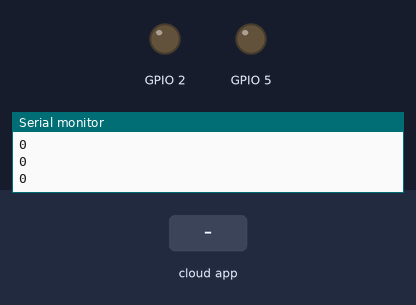
Recording of a sketch running on a simulated ESP8266 (NodeMCU). Parts: output pins drawn as LEDs (lit = HIGH), the last lines printed to the serial monitor. The inputs (shaded band) are chosen by the test bench. WiFi joins after 1.5 s; servers stay silent unless stated; the Firebase database answers and starts empty.

Above: at 2.7 s.
2.8 s: the phone or cloud app sets L1 to 1
At 3.7 s:
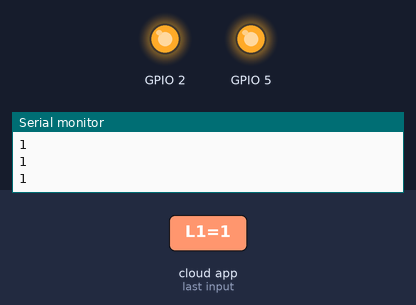
4.5 s: the phone or cloud app sets L1 to 0
At 4.58 s:
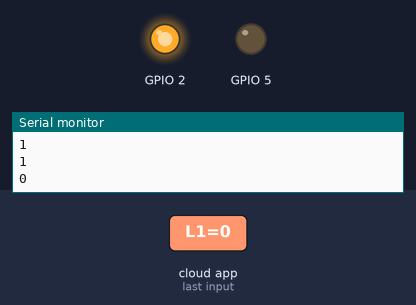
Timing chart, 0 to 7.5 s (numbered marks = the images above; inputs shaded):
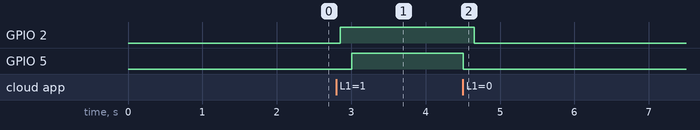

The sketch:

TESTE-RELE.ino
```cpp
#include <Arduino.h>
#if defined(ESP32)
  #include <WiFi.h>
#elif defined(ESP8266)
  #include <ESP8266WiFi.h>
#endif
#include <Firebase_ESP_Client.h>

//Provide the token generation process info.
#include "addons/TokenHelper.h"
//Provide the RTDB payload printing info and other helper functions.
#include "addons/RTDBHelper.h"

// Insert your network credentials
#define WIFI_SSID "Casa_Paripueira"
#define WIFI_PASSWORD "abreu2022"

// Insert Firebase project API Key
#define API_KEY "AIzaSyB8WpaHjzv2WLdM812retS2F5Dk0hSYgCM"

// Insert RTDB URLefine the RTDB URL */
#define DATABASE_URL "appportaria-b0a1b-default-rtdb.firebaseio.com/"

//Define Firebase Data object
FirebaseData fbdo;

FirebaseAuth auth;
FirebaseConfig config;

//some importent variables
String sValue, sValue2;
bool signupOK = false;

void setup() {
  Serial.begin(115200);
  pinMode(2,OUTPUT);
  pinMode(5,OUTPUT);
  WiFi.begin(WIFI_SSID, WIFI_PASSWORD);
  Serial.print("Connecting to Wi-Fi");
  while (WiFi.status() != WL_CONNECTED) {
    Serial.print(".");
    delay(300);
  }
  Serial.println();
  Serial.print("Connected with IP: ");
  Serial.println(WiFi.localIP());
  Serial.println();

  /* Assign the api key (required) */
  config.api_key = API_KEY;

  /* Assign the RTDB URL (required) */
  config.database_url = DATABASE_URL;

  /* Sign up */
  if (Firebase.signUp(&config, &auth, "", "")) {
    Serial.println("ok");
    signupOK = true;
  }
  else {
    Serial.printf("%s\n", config.signer.signupError.message.c_str());
  }

  /* Assign the callback function for the long running token generation task */
  config.token_status_callback = tokenStatusCallback; //see addons/TokenHelper.h

  Firebase.begin(&config, &auth);
  Firebase.reconnectWiFi(true);
}

void loop() {

  if (Firebase.ready() && signupOK ) {
    if (Firebase.RTDB.getString(&fbdo, "/L1")) {
      if (fbdo.dataType() == "string") {
        sValue = fbdo.stringData();
        int a = sValue.toInt();
        Serial.println(a);
        if (a == 1){
          digitalWrite(2,HIGH);
        }else{
          digitalWrite(2,LOW);
        }
      }
    }
    else {
      Serial.println(fbdo.errorReason());
    }

    if (Firebase.RTDB.getString(&fbdo, "/L1")) {
      if (fbdo.dataType() == "string") {
        sValue2 = fbdo.stringData();
        int b = sValue2.toInt();
        Serial.println(b);
        if (b == 1){
          digitalWrite(5,HIGH);
        }else{
          digitalWrite(5,LOW);
        }
      }
    }
    else {
      Serial.println(fbdo.errorReason());
    }

  }
}
```

Measured:
- after the input at 2.8 s, GPIO 2: LOW → HIGH after 0.05 s; GPIO 5: LOW → HIGH after 0.20 s
- after the input at 4.5 s, GPIO 2: HIGH → LOW after 0.16 s; GPIO 5: HIGH → LOW at once
